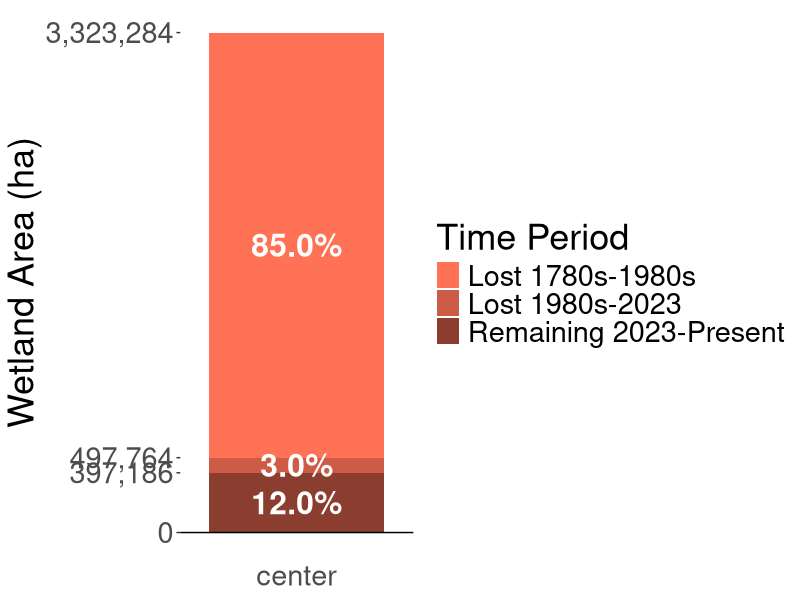
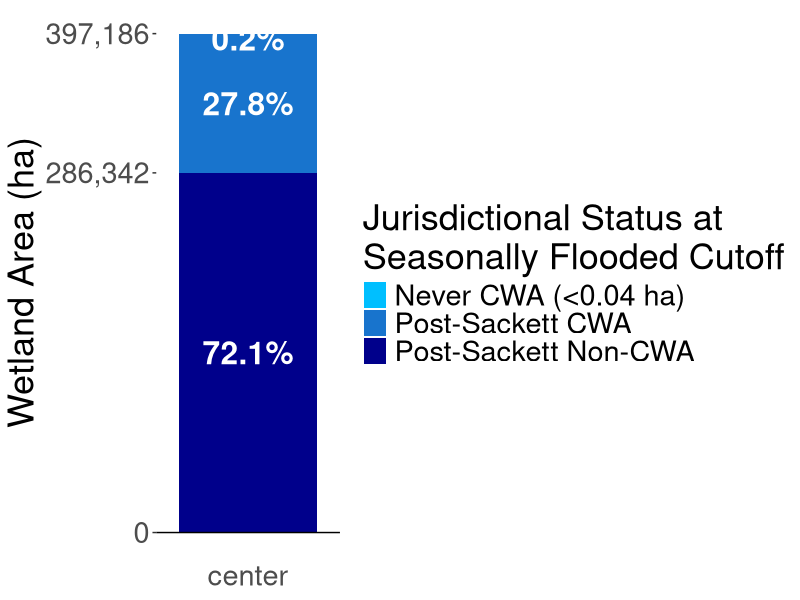
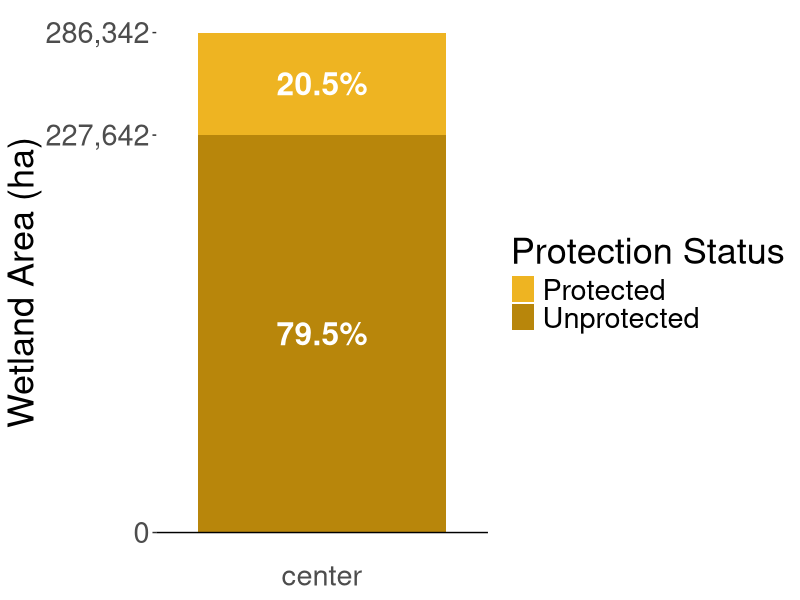
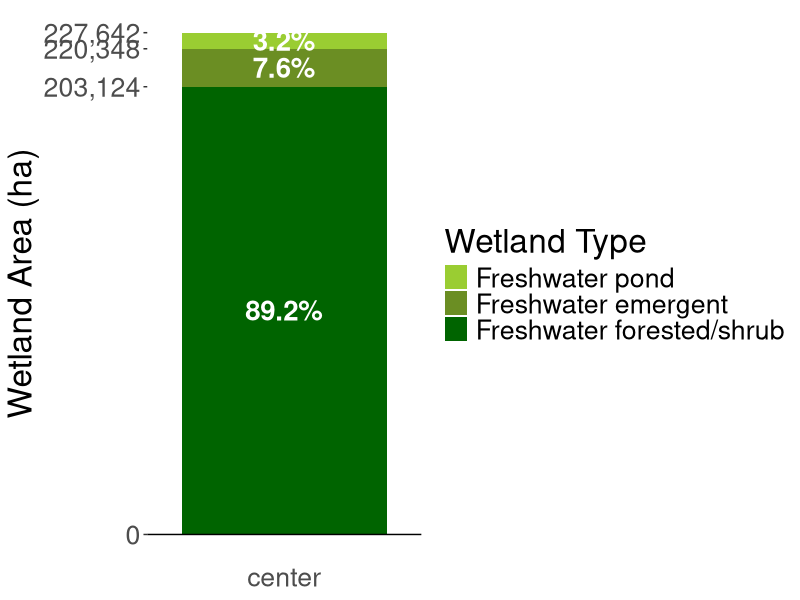
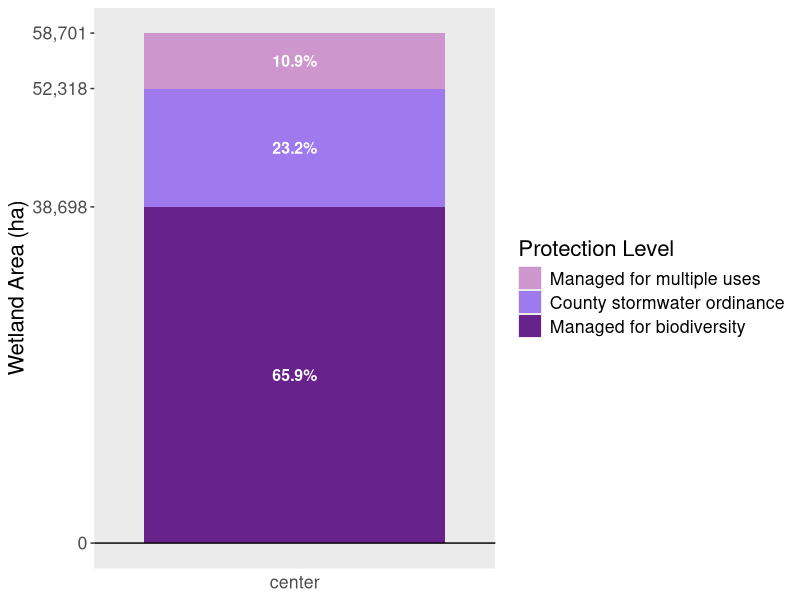

Here is the R script that generated these plots, in order:
path_to_gitrepo = "C:/Users/Chels/OneDrive - University of Illinois - Urbana/Illinois Wetlands Risk Assessment/Public-Repo"

setwd(path_to_gitrepo)

library(ggplot2)
library(patchwork)

# read in excel file
sum.area.df = read.csv("Summary_Figures/Figure8_AreaSummary.csv")

# remove extra rows
sum.area.df = data.frame(sum.area.df[1:3,])
colnames(sum.area.df) = rep(c("label","area"),6)

# make sep dataframes
hist.df = sum.area.df[1:3,3:4]; hist.df$group = "Historical loss"
cwa.df = sum.area.df[1:3,5:6]; cwa.df$group = "CWA coverage"
pro.df = sum.area.df[1:2,7:8]; pro.df$group = "Protection status"
veg.df = sum.area.df[1:3,9:10]; veg.df$group = "Unprotected vegetation types"
type.df = sum.area.df[1:3,11:12]; type.df$group = "Protection level"

# stack dataframe
df.stack = rbind(hist.df, cwa.df, pro.df, veg.df, type.df)

# for each group, calculate the percentage of the total
groups = c("Historical loss","CWA coverage","Protection status",
           "Unprotected vegetation types","Protection level")
n.g = length(groups)
df.stack$percent = rep(0, nrow(df.stack))
df.stack$area.pos = rep(0, nrow(df.stack))
for (i in 1:n.g) {
  grp.ind = which(df.stack$group == groups[i])
  grp.df = df.stack[grp.ind,]
  df.stack[grp.ind,"percent"] = grp.df$area/sum(grp.df$area)*100 
  n.a = nrow(grp.df)
  rev.area = cumsum(rev(grp.df$area))
  df.stack[grp.ind,"area.pos"] = rev(c(0,rev.area[1:(n.a-1)]) + 0.5*(rev.area-c(0,rev.area[1:(n.a-1)])))
}

# format percent
df.stack$percent.format = rep(0, nrow(df.stack))
for (i in 1:nrow(df.stack)) {
  df.stack$percent.format[i] = paste(sprintf("%.1f", df.stack$percent[i]),"%",sep="")
}
df.stack$x = rep("center", nrow(df.stack))

# historical loss
p.hist = ggplot(df.stack[which(df.stack$group == "Historical loss"),],
                 aes(x=x, y=area, fill=label)) +
                 geom_bar(position="stack",stat="identity") +
                 geom_text(aes(x=x, y=area.pos, label=percent.format), 
                           color="white", size=8, fontface="bold") +
                 labs(x="",y="Area ") + 
                 geom_hline(yintercept=0,color="black") +
                 scale_y_continuous(name="Wetland Area (ha)",
                                    labels=scales::comma,
                                    breaks=c(0,397186,497764,3323284),
                                    limits = c(0,3323284)) +
                 guides(fill=guide_legend(title="Time Period")) + 
                 theme(axis.ticks.x=element_blank(),
                       axis.title.x=element_blank(), 
                       text = element_text(size=26),
                       panel.grid = element_blank(),
                       panel.background = element_rect(fill = "white")) +
                 scale_fill_manual(values=c("coral1","coral3","coral4"))
ggsave("Summary_Figures/HistoricalLoss.png", plot = p.hist, 
       width=21.5, height=36, units="cm") 

cwa.labels = df.stack[which(df.stack$group == "CWA coverage"),"label"]
df.cwa = df.stack[which(df.stack$group == "CWA coverage"),]
df.cwa$area.pos[1] = df.cwa$area.pos[1]-3900
p.cwa=ggplot(df.cwa,
        aes(x=x, y=area, 
            fill=factor(label, level=cwa.labels))) +
        geom_bar(position="stack",stat="identity") +
        geom_text(aes(x=x, y=area.pos, label=percent.format), 
                  color="white", size=8, fontface="bold") +
        geom_hline(yintercept=0,color="black") +
        scale_y_continuous(name="Wetland Area (ha)",
                           labels=scales::comma,
                           breaks=c(0,286342,397186),
                           limits = c(0,398000)) +
        guides(fill=guide_legend(title="Jurisdictional Status at\nSeasonally Flooded Cutoff")) + 
        theme(axis.ticks.x=element_blank(),
              axis.title.x=element_blank(), 
              text = element_text(size=26),
              panel.grid = element_blank(),
              panel.background = element_rect(fill = "white")) +
        scale_fill_manual(values=c("deepskyblue","dodgerblue3","blue4"))
ggsave("Summary_Figures/CWACoverage.png", plot = p.cwa, 
       width=22.75, height=36, units="cm") 

pro.labels = df.stack[which(df.stack$group == "Protection status"),"label"]
p.pro = ggplot(df.stack[which(df.stack$group == "Protection status"),],
              aes(x=x, y=area, 
                  fill=factor(label, level=pro.labels))) +
              geom_bar(position="stack",stat="identity") +
              geom_text(aes(x=x, y=area.pos, label=percent.format), 
                        color="white", size=8, fontface="bold") +
              geom_hline(yintercept=0,color="black") +
              scale_y_continuous(name="Wetland Area (ha)",
                                 labels=scales::comma,
                                 breaks=c(0,227642,286342),
                                 limits = c(0,286342)) +
              guides(fill=guide_legend(title="Protection Status")) + 
              theme(axis.ticks.x=element_blank(),
                    axis.title.x=element_blank(), 
                    text = element_text(size=26),
                    panel.grid = element_blank(),
                    panel.background = element_rect(fill = "white")) +
              scale_fill_manual(values=c("goldenrod2","darkgoldenrod"))
ggsave("Summary_Figures/ProtectionStatus.png", plot = p.pro, 
       width = 19.25, height = 36, units="cm") 

veg.labels = df.stack[which(df.stack$group == "Unprotected vegetation types"),"label"]
p.veg = ggplot(df.stack[which(df.stack$group == "Unprotected vegetation types"),],
               aes(x=x, y=area, 
                   fill=factor(label, level=veg.labels))) +
                geom_bar(position="stack",stat="identity") +
                geom_text(aes(x=x, y=area.pos, label=percent.format), 
                          color="white", size=7, fontface="bold") +
                geom_hline(yintercept=0,color="black") +
                scale_y_continuous(name="Wetland Area (ha)",
                                   labels=scales::comma,
                                   breaks=c(0,203124,220348,227642),
                                   limits = c(0,227642)) +
                guides(fill=guide_legend(title="Wetland Type")) + 
                theme(axis.ticks.x=element_blank(),
                      axis.title.x=element_blank(), 
                      text = element_text(size=24),
                      panel.grid = element_blank(),
                      panel.background = element_rect(fill = "white")) +
                scale_fill_manual(values=c("olivedrab3","olivedrab","darkgreen"))
ggsave("Summary_Figures/VegetationTypes.png", plot = p.veg, 
       width = 20, height = 30, units="cm")

lev.labels = df.stack[which(df.stack$group == "Protection level"),"label"]
p.lev = ggplot(df.stack[which(df.stack$group == "Protection level"),],
               aes(x=x, y=area, 
                   fill=factor(label, level=lev.labels))) +
                geom_bar(position="stack",stat="identity") +
                geom_text(aes(x=x, y=area.pos, label=percent.format), 
                          color="white", size=4, fontface="bold") +
                geom_hline(yintercept=0,color="black") +
                scale_y_continuous(name="Wetland Area (ha)",
                                   labels=scales::comma,
                                   breaks=c(0,38698,52318,58701),
                                   limits = c(0,58701)) +
                guides(fill=guide_legend(title="Protection Level")) + 
                theme(axis.ticks.x=element_blank(),
                      axis.title.x=element_blank(), 
                      text = element_text(size=16),
                      panel.grid = element_blank(),
                      panel.b.ackground = element_rect(fill = "white")) +
                scale_fill_manual(values=c("plum3","mediumpurple2","darkorchid4"))
ggsave("Summary_Figures/ProtectionLevels.png", plot = p.lev, 
       width = 14, height = 8, units="cm")









